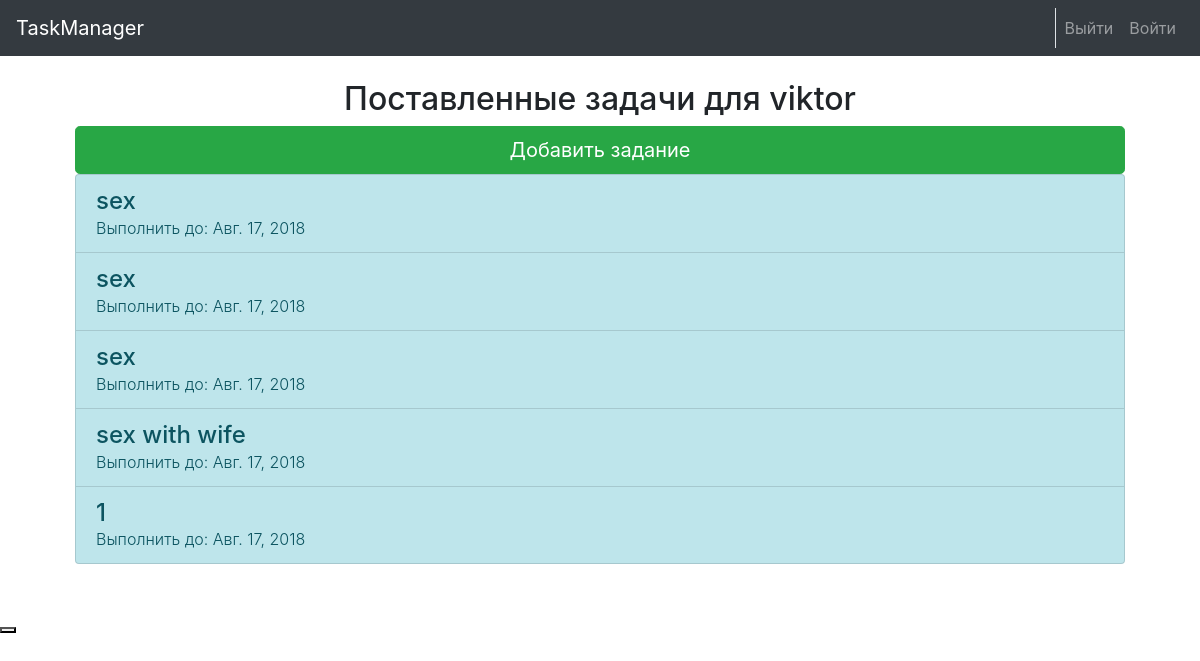
The app's page / (signed in), older data.
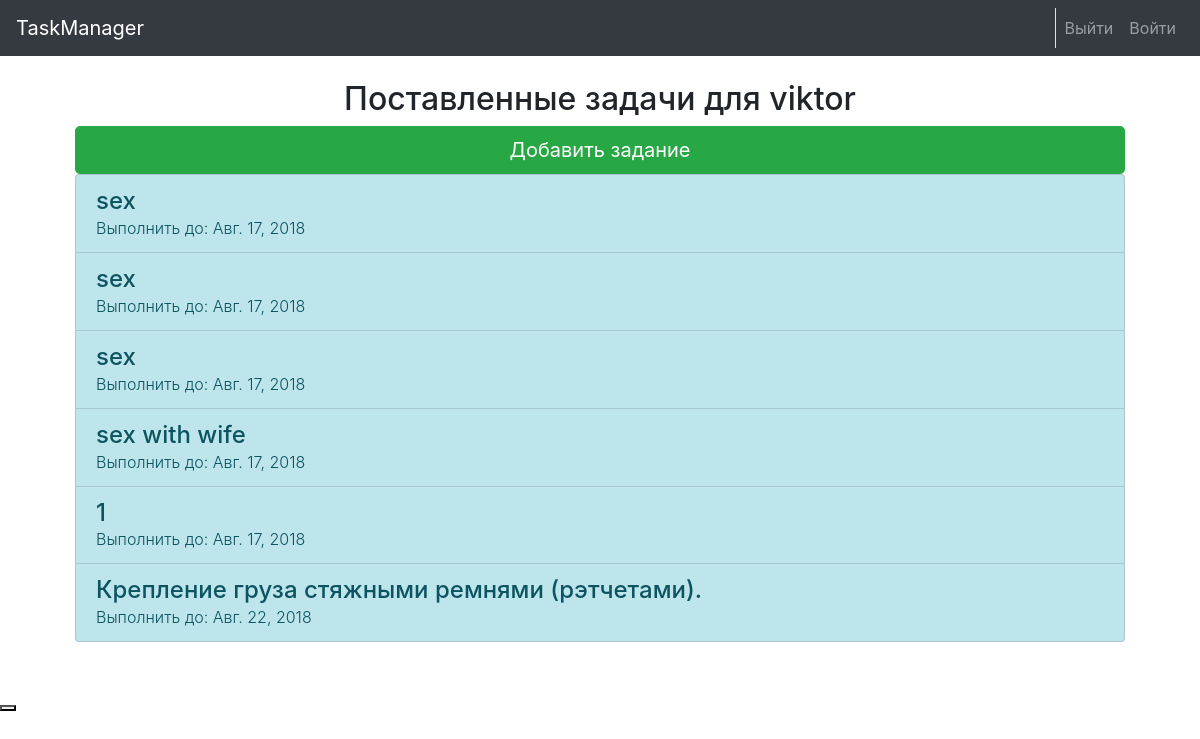
The same page, newer data.
### taskapp/models.py (models this page shows, shortened)
class Task(models.Model):
    date_finish = models.DateField()
    date_start = models.DateField(auto_now=True)
    title = models.CharField(max_length=100)
    descrition = models.TextField()
    owner = models.ForeignKey(User, on_delete=models.CASCADE)

### taskapp/views.py (the view)
# urls.py: 2. Add a URL to urlpatterns:  path('', views.home, name='home')
def home(request):
    tasks = ''
    if request.user.is_authenticated:
        date = datetime.datetime
        tasks = Task.objects.filter(owner=request.user).filter(date_finish__gt=date.today()).order_by('date_finish')
    return render(request, 'taskapp/home.html', {'tasks': tasks})

### taskapp/templates/taskapp/home.html
{% extends 'taskapp/base.html' %}
{% block content %}
    <div class="container mt-5 text-center" >
        {% if  user.is_authenticated %}
            <br>
            <h2 class="mt-2">Поставленные задачи для {{ user.get_username }}</h2>
             <input type="button" class="btn btn-lg btn-success btn-block" value="Добавить задание" onClick='location.href="{% url 'add' %}"'>
            {% if  not tasks.count %}
                <H2>У вас нет задач на будущее.</H2>
                <H2>Поставте себе цель!</H2>
            {% else %}
                <div class="list-group">
                {% for task in tasks %}
                    <a class="list-group-item list-group-item-action list-group-item-info"
                       href="{% url 'task_detale' pk=task.pk %}"><h4 class="text-left m-0">{{ task.title }}</h4>
                        <p class="font-weight-light m-0 text-left">Выполнить до: {{ task.date_finish }}</p>
                    </a>
                {% endfor %}
            </div>
            {% endif %}
        {% endif %}
    </div>
{% endblock content %}

Row changes from the older to the newer data that the page shows:
added Task: title "Крепление груза стяжными ремнями (рэтчетами).", date_finish "Авг. 22, 2018"
